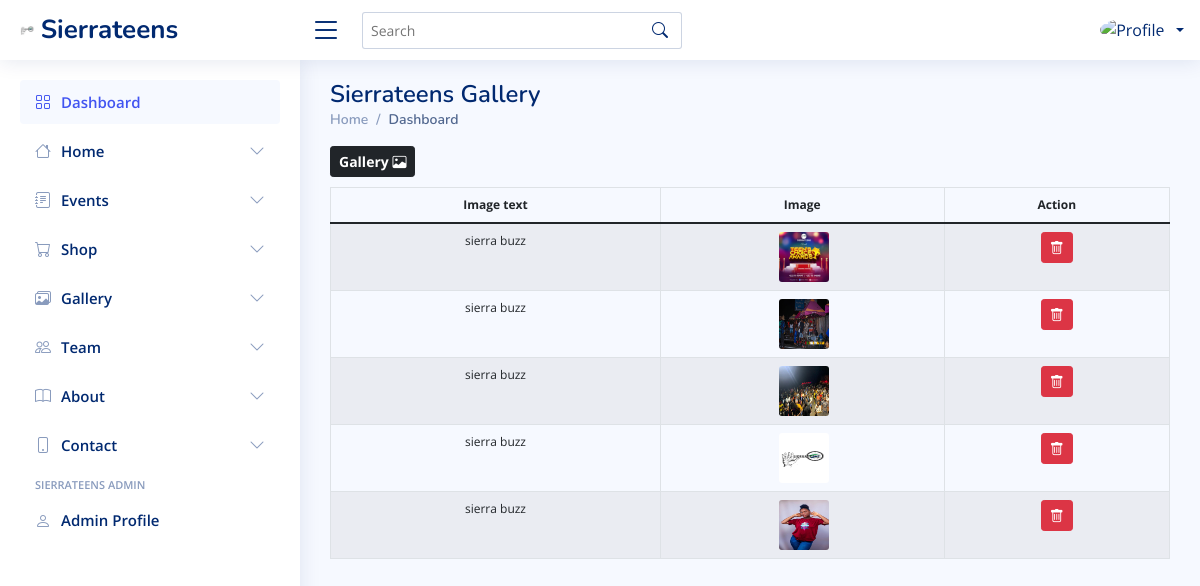
Page /admin/gallery.php on the committed database.
### tables this page shows
CREATE TABLE `tblgallery` (
  `id` int(11) NOT NULL,
  `imagetext` varchar(100) NOT NULL,
  `image` varchar(100) NOT NULL
);

### admin/gallery.php (the view, shortened to what this page needs)
<!DOCTYPE html>
<html lang="en">
<?php include 'dashboard-links.php';?>
<body>
<?php include 'dashboard-header.php';?>
 <?php include 'dashboard-sidebar.php';?>
  <main id="main" class="main">
    <div class="pagetitle">
      <h1>Sierrateens Gallery</h1>
      <nav>
        <ol class="breadcrumb">
          <li class="breadcrumb-item"><a href="dashboard">Home</a></li>
          <li class="breadcrumb-item active">Dashboard</li>
        </ol>
        <div class="btn-group me-2">
            <button  class="btn btn-sm btn-dark fw-bold"  data-bs-toggle="modal" data-bs-target="#adminGallery">Gallery <i class="bi bi-image"></i> </button>
          </div>
      </nav>
    </div>
<table class="table table-striped table-bordered table-hover table-responsive datatable" style="font-size:12px" cellspacing="0">
          <thead class="text-center">
            <tr>
              <th>Image text</th>
              <th>Image</th>
              <th>Action</th>
            </tr>
          </thead>
          <tbody class="text-center">
            <tr>
<?php
include '../includes/config.php';
 $query = "SELECT * FROM tblgallery";
 $queryrun = mysqli_query($conn, $query);
 $rowcount = mysqli_num_rows($queryrun);
 if ($rowcount > 0){
     while($row = mysqli_fetch_assoc($queryrun)){ ?>
    <td><?php echo $row['imagetext'];?></td>
    <td><img class="img-profile" src="../<?php echo $row['image'];?>" /></td>
<td>
  <a href="controller.php?deletegalleryimage=<?php echo $row['id'];?>" class="text-white mr-2 text-decoration-none btn btn-danger btn-sm" onclick="return confirm('Do you want to remove this image?')";
    title="Delete"><i class="bi bi-trash"></i> </a>
</td>
</tr>
<?php
}
 }
 ?>
          </tbody>
        </table>
  </main>
  <?php include 'dashboard-footer.php';?>

### admin/assets/css/style.css (style rules this page uses)
:root { scroll-behavior: smooth; }
.img-profile { width: 40px !important; height: 40px !important; margin-left: 3px; border-radius: 3px; }
body { font-family: "Open Sans", sans-serif; background: #f6f9ff; color: #444444; }
a { color: #4154f1; text-decoration: none; }
h1, h2, h3, h4, h5, h6 { font-family: "Nunito", sans-serif; }
#main { margin-top: 60px; padding: 20px 30px; transition: all 0.3s; }
.pagetitle { margin-bottom: 10px; }
.pagetitle h1 { font-size: 24px; margin-bottom: 0; font-weight: 600; color: #012970; }
.breadcrumb { font-size: 14px; font-family: "Nunito", sans-serif; color: #899bbd; font-weight: 600; }
.breadcrumb a { color: #899bbd; transition: 0.3s; }
.breadcrumb .breadcrumb-item::before { color: #899bbd; }
.breadcrumb .active { color: #51678f; font-weight: 600; }
@media (min-width: 1200px) { #main, #footer { margin-left: 300px; } }

### admin/dashboard-links.php (style rules this page uses)
.img-profile { width: 50px !important; height: 50px !important; margin-left: 3px; border-radius: 3px; }

### rows in the picture
tblgallery: imagetext "sierra buzz", image (picture)
tblgallery: imagetext "sierra buzz", image (picture)
tblgallery: imagetext "sierra buzz", image (picture)
tblgallery: imagetext "sierra buzz", image (picture)
tblgallery: imagetext "sierra buzz", image (picture)
